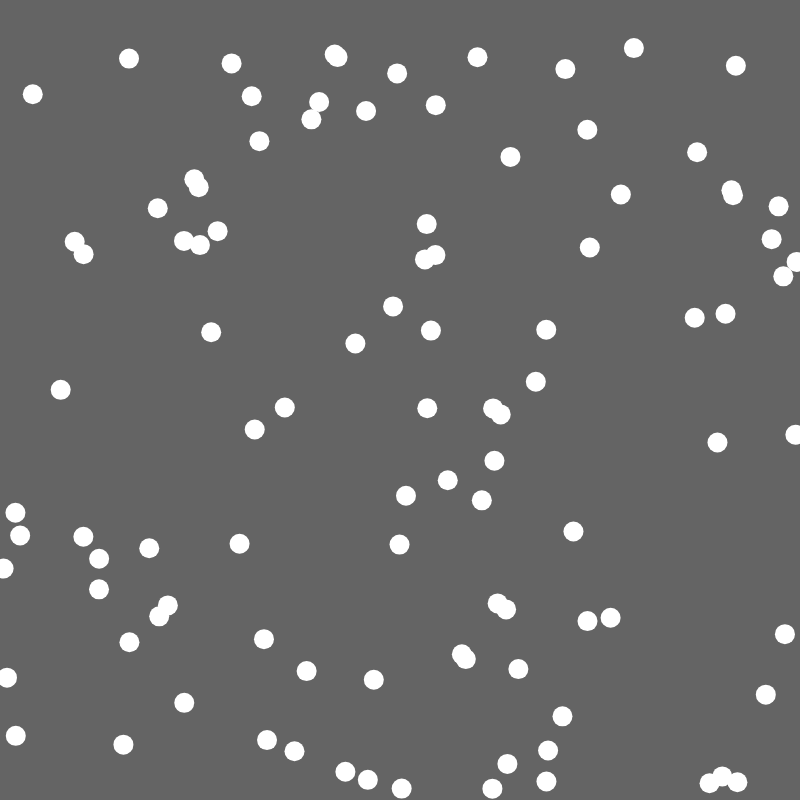
Frame 1 (no input)
Frame 60 (no input): identical to frame 1, image omitted
Frame 120 (the mouse pressed at the canvas centre since frame 60): identical to frame 1, image omitted

The p5.js sketch that drew this single still picture (run headless with seeded random() and noise() and a simulated clock; from frame 60 on, the mouse is pressed at the canvas centre):

// p5.js sketch
// ── sketch.js
var particleSystem;
var numOfParticles = 100;

function setup(){
    createCanvas(800, 800);
    colorMode(HSB, 255);
    noStroke();
    particleSystem = new ParticleSystem();
    particleSystem.setup(numOfParticles);
}

function draw(){
	background(100);
	fill(255);
	particleSystem.draw();
}

// ── particle.js
function Particle(){
    this.setup = function(x,y,size){
        this.update(x,y);
        this.mySize = size;
    };

    this.update = function(x,y){
    	this.myX = x;
    	this.myY= y;
    };

    this.draw = function(){
       
        ellipse(this.myX, this.myY, this.mySize, this.mySize);
    };
}
// ── particleSystem.js
function ParticleSystem(){
    
    this.setup = function(numOfParticles){
        this.particles = [];
        for (var i = 0; i < numOfParticles; i++){
            this.particles[i] = new Particle();
            this.particles[i].setup(Math.random()* width,
                                    Math.random()* height, 20);
        }
    }

    this.draw = function(){

        for (var i = 0; i < this.particles.length; i++){
            this.particles[i].draw();
        }
    }
}
